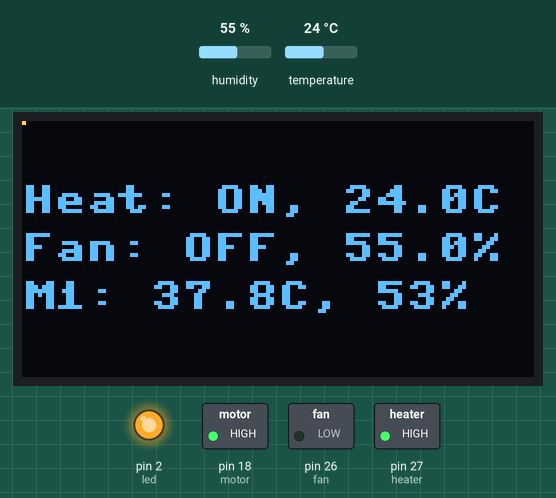
Simulated run of this program. Board: MicroPython board. Parts: 128×64 one-colour display, switched loads named in the program (green lamp = pin HIGH), output pins drawn as LEDs (lit = HIGH). The inputs (shaded band) are chosen by the test bench; at power-on: temperature 24 °C, humidity 55 %. The OLED is the two-colour kind (top 16 rows yellow); WiFi joins after 1.5 s; the clock reads 2024-03-15 10:24:30 at power-on unless the program sets it; files the program writes start out absent; library files of the repository ran but are not shown: ssd1306.py; what the program prints to the serial console is not drawn.

Above: at 1.2 s.
1.3 s: temperature set to 36.9 °C
At 2.5 s:
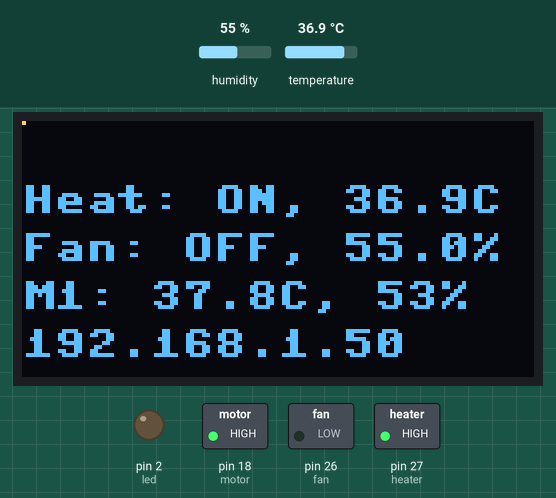
7.4 s: temperature set to 38.5 °C
At 9.1 s:
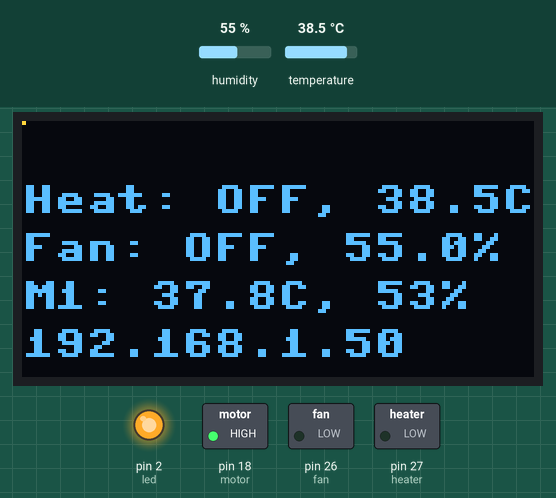
13.5 s: humidity set to 58 %
At 15.6 s:
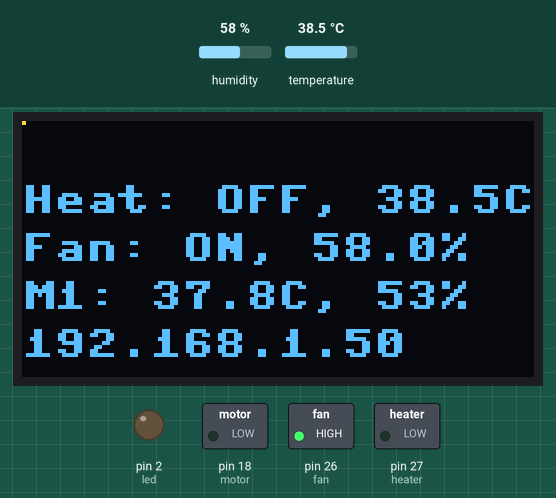
19.6 s: temperature set to 12 °C
At 22.1 s:
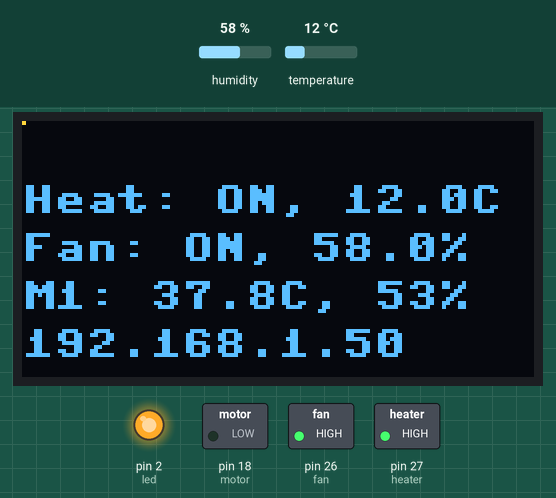
25.7 s: humidity set to 22 %
At 27.4 s:
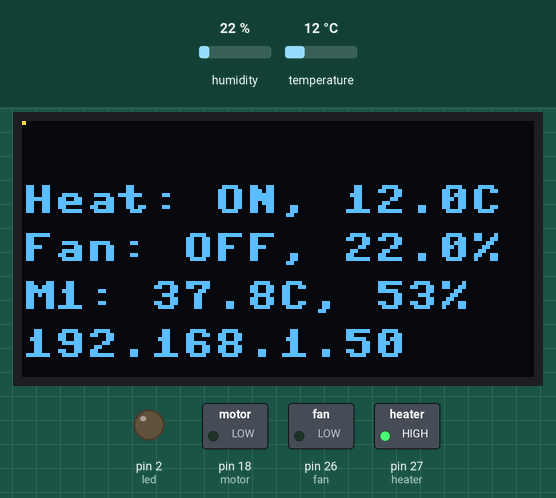
Timing chart, 0 to 32.6 s (numbered marks = the images above; inputs shaded):
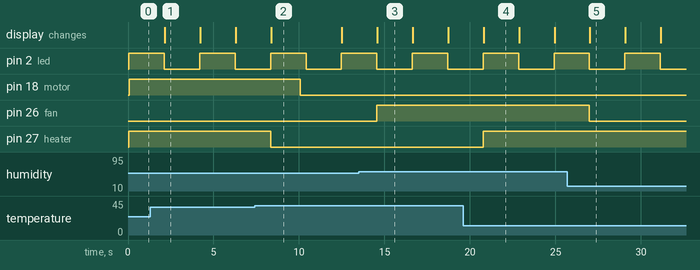

The program:

app.py
```python
import uasyncio as asyncio

import network
import time
from time import sleep

import machine
from machine import Pin, SoftI2C
from machine import Pin

import os
import io
import sys
import json

from microdot import Microdot, send_file
from microdot.utemplate import Template
from microdot import Response

import dht
import ssd1306


app = Microdot()

def init():
    os.dupterm(log_file)
    display.rotate(False)
    display.text('Starting...', 0, 0, 1)

    try:
        file = open("config.json", "r")
        config = json.loads(file.read())
        log('config = ' + config)
        mode = config['mode']
    except:
        mode = 1
    else:
        file.close()

    set_mode(mode)

    display.fill(0)
    Response.default_content_type = 'text/html'


async def init_network():
    global ip_addr
    ssid = 'HIPPO'
    password = '8abcdef892'
    wlan = network.WLAN(network.WLAN.IF_STA)
    wlan.active(True)
    if not wlan.isconnected():
        print('connecting to network...')
        wlan.connect(ssid, password)
        while not wlan.isconnected():
            await asyncio.sleep(1)
    ip_addr = wlan.ifconfig()[0]
    log('Подключено к Wi-Fi. Веб-интерфейс: http://' + ip_addr + ':5000')
    display.fill_rect(0, 0, 128, 11, 0)

### Route handling

@app.get('/')
async def index(request):
    return Template('index.html').render()

@app.get('/settings')
async def index(request):
    return Template('settings.html').render()

@app.get('/static/<path:path>')
async def get_static(request, path):
    response = send_file('/static/' + path)
    response.headers['Cache-Control'] = 'public, max-age=14400'
    return response

@app.get('/api/data')
def get_data(request):
    return {
            "temp": temperature,
            "hum": humidity,
            "mode": mode,
            "motor_stat": on_off_dict[motor.value()],
            "heater_stat": on_off_dict[heater.value()],
            "fan_stat": on_off_dict[fan.value()],
           }

@app.get('/log')
async def log_view(req):
    global log_file
    log_file.flush()
    f = open('/log.txt')
    return "<pre>{}</pre> <a href='/'>← Назад</a>".format(f.read())


@app.get('/fan/<int:id>')
async def change_fan(request, id):
    fan.value(id)

@app.get('/mode/<int:id>')
async def change_mode(request, id):
    set_mode(id)
    save_settings(mode)

@app.get('/heater/<int:id>')
async def change_heater(request, id):
    heater.value(id)

@app.get('/motor/<int:id>')
async def change_motor(request, id):
    motor.value(id)


### Route handling end
def set_mode(new_mode):
    global mode, target_temperature, target_humidity
    mode = new_mode
    if mode == 1:
        # С 1 по 7 день: температура - 37,8 C°, влажность - 50-55%.
        target_temperature = 37.8
        target_humidity = 53
    elif mode == 2:
        # С 8 по 14 день: температура - 37,8 C°, влажность - 45%.
        target_temperature = 37.8
        target_humidity = 45
    elif mode == 3:
        # С 15 по 17 день: температура - 37,5 C°, влажность - 65-70%.
        target_temperature = 37.5
        target_humidity = 67

def save_settings(mode):
    file = open("config.json", "w")
    file.write(json.dumps({'mode': mode}))
    file.close()

def log(msg):
    global log_file
    now = time.localtime()
    print("[{}-{}-{} {}:{}:{}] {}".format(now[2], now[1], now[0], now[3], now[4], now[5], msg))

async def tray_rotator():
    while True:
        motor.value(1)
        await asyncio.sleep(10)
        motor.value(0)
        await asyncio.sleep(3600)

async def thermostat():
    global temperature, humidity
    log("thermostat is running")
    start_time = time.time()
    while True:
        if not cooling_mode:
            try:
                sensor.measure()
                temperature = sensor.temperature()
                humidity = sensor.humidity()
            except:
                sensor.measure()
                temperature = sensor.temperature()
                humidity = sensor.humidity()
                log("Ошибка датчика")

            if temperature >= target_temperature:
                heater.value(0)
            elif temperature < target_temperature:
                heater.value(1)

            if humidity > target_humidity + delta_humidity:
                fan.value(1)
            elif humidity < target_humidity - delta_humidity:
                fan.value(0)

            log('temp: ' + str(temperature))
            led.value(not led.value())
            on_off_dict = {1: "ON", 0: "OFF"}
            display.fill_rect(0, 12, 128, 64, 0)
            display.text('Heat: {heat}, {temp}C'.format(heat=on_off_dict[heater.value()], temp=temperature), 0, 16, 1)
            display.text('Fan: {fan}, {hum}%'.format(fan=on_off_dict[fan.value()], hum=humidity), 0, 28, 1)
            display.text('M{mode}: {temp}C, {hum}%'.format(mode=mode, temp=target_temperature, hum=target_humidity), 0, 40, 1)
            display.text(ip_addr, 0, 52, 1)
            display.pixel(0, 0, 1)
            try:
                display.show()
            except:
                log('display error')
            await asyncio.sleep(2)
            display.pixel(0, 0, 0)
            try:
                display.show()
            except:
                log('display error')


mode = 1

led = Pin(2, Pin.OUT)
ssid = "HIPPO"
sensor = dht.DHT22(Pin(25))
heater = Pin(27, Pin.OUT)
fan = Pin(26, Pin.OUT)
motor = Pin(18, Pin.OUT)
display = ssd1306.SSD1306_I2C(128, 64, SoftI2C(sda=Pin(23), scl=Pin(22)))

cooling_mode = False
prev_temperature = None
prev_humidity = None
log_file_path = "log.json"
target_temperature = 37.8
target_humidity = 53
delta_temperature = 0.3
delta_humidity = 3
rotate_time = 10

seven_days1 = 10
forteen_days1 = 20
seven_days = 7 * 24 * 60 * 60
forteen_days = 14 * 24 * 60 * 60
overheat_mode = False
humidity = 0
temperature = 0
ip_addr = ''
on_off_dict = {1: "ON", 0: "OFF"}

log_file = open("log.txt", "w")

init()

loop = asyncio.get_event_loop()
loop.create_task(init_network())
loop.create_task(app.start_server())
loop.create_task(thermostat())
loop.create_task(tray_rotator())

try:
    loop.run_forever()
finally:
    log_file.close()
    os.dupterm(None)
    app.shutdown()
```

Measured:
- the behaviour switches between 37.7 and 37.8 °C on temperature (found by bisection; images 1 and 2)
- the behaviour switches between 56 and 57 % on humidity (found by bisection; images 2 and 3)
- after the input at 7.4 s, pin 27 (heater): HIGH → LOW after 0.94 s; the display: first differs from a run without the input after 0.97 s (image 2)
- after the input at 13.5 s, pin 26 (fan): LOW → HIGH after 1.1 s; the display: first differs from a run without the input after 1.1 s (image 3)
- after the input at 19.6 s, pin 27 (heater): LOW → HIGH after 1.2 s; the display: first differs from a run without the input after 1.2 s (image 4)
- after the input at 25.7 s, pin 26 (fan): HIGH → LOW after 1.3 s; the display: first differs from a run without the input after 1.3 s (image 5)
